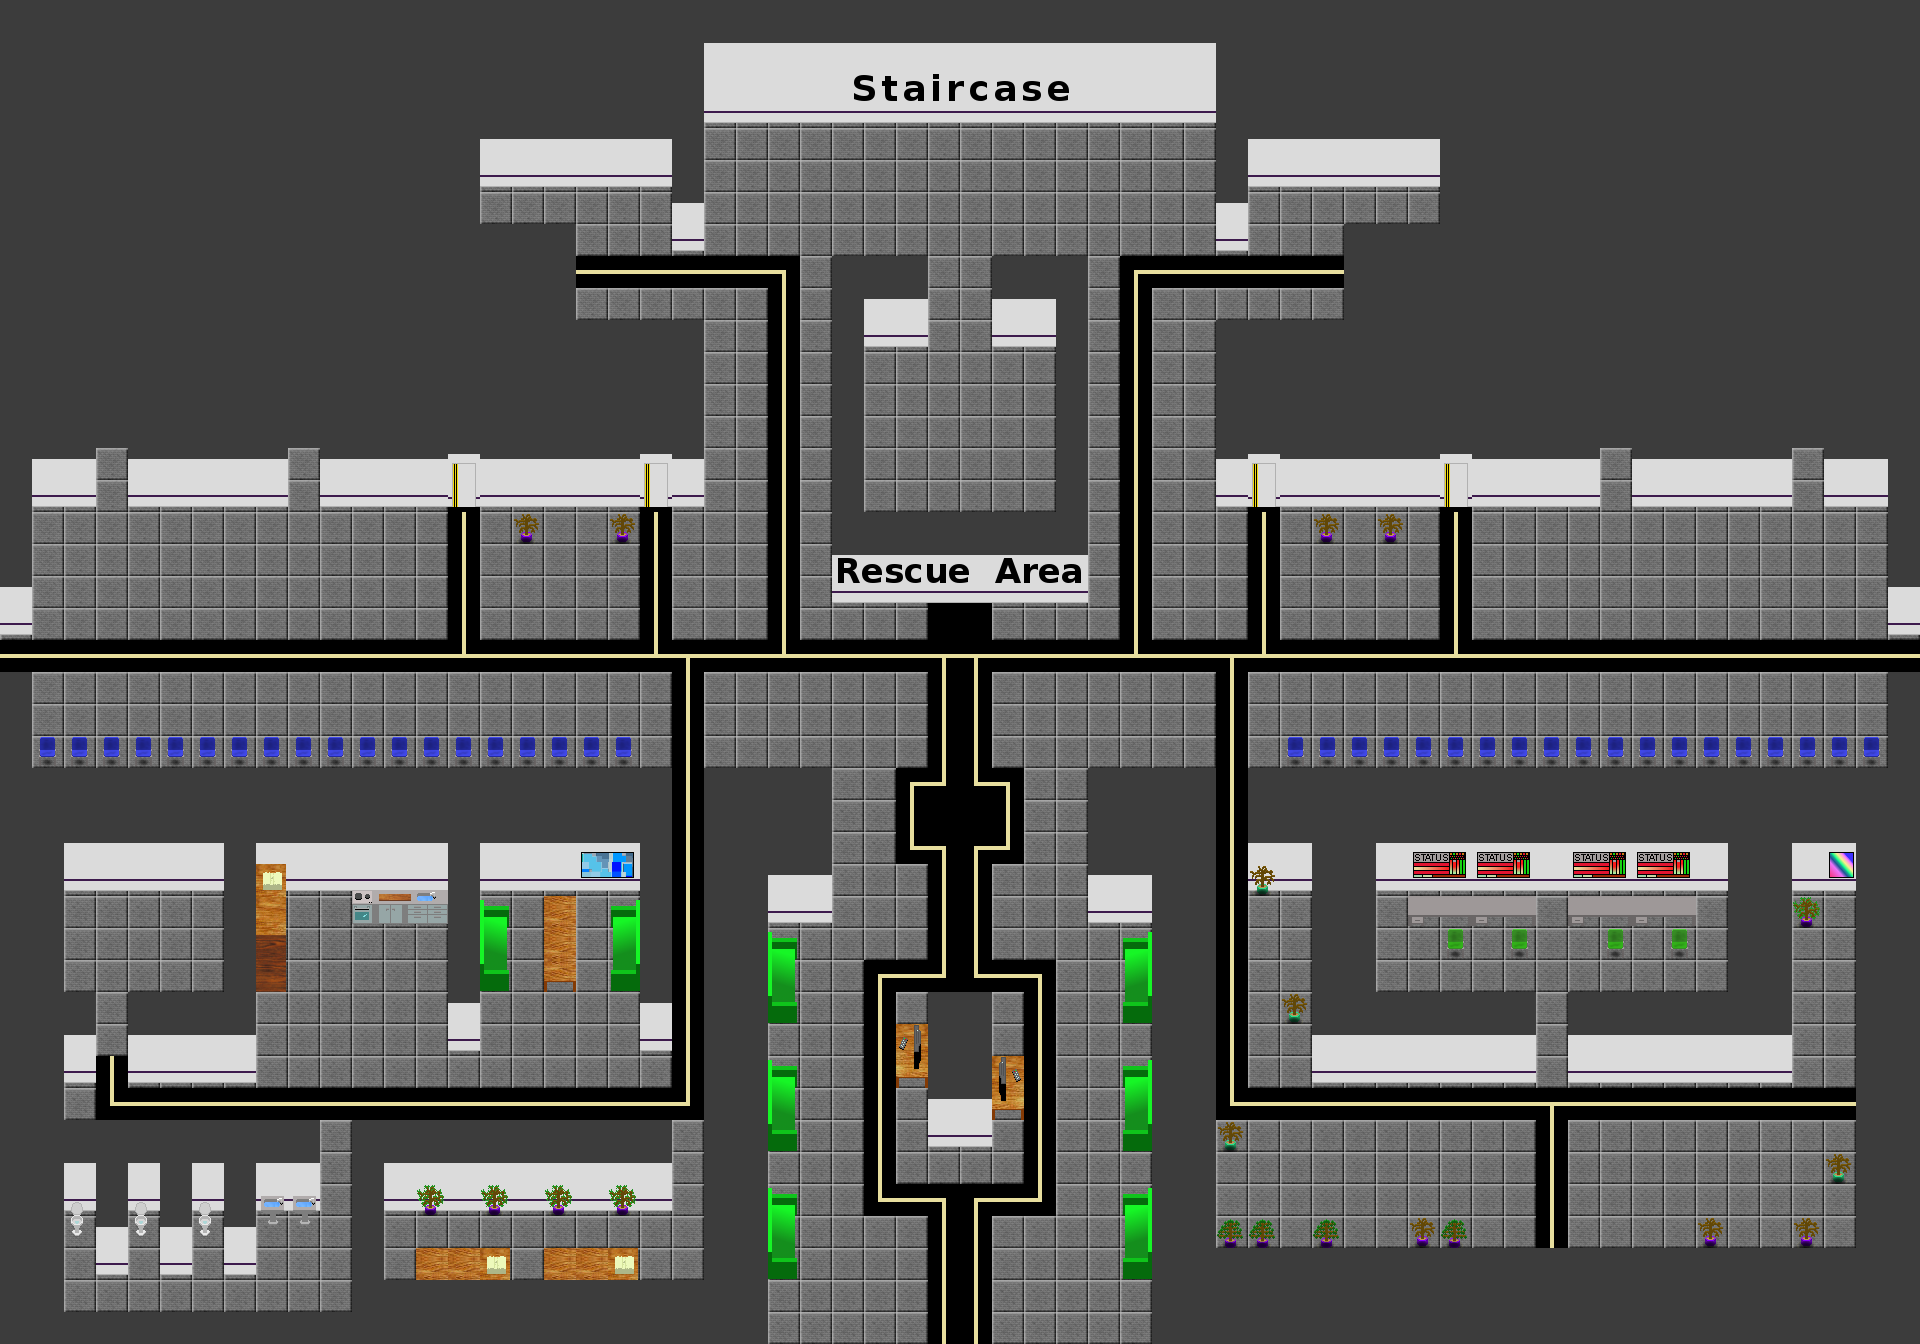

A level layout from a 2D game, rendered from its tile map. Below: a short description, then the map file with tile-grid data replaced by summaries:
An orthogonal 60x42 tile map with 32x32 px tiles, 5 tile layers (layer_0, layer_1, layer_2, glass, ...), 1 hidden layer not drawn, 13 tilesets and 49 objects (1, 2, 3, 4, 9, ...).

<map version="1.0" orientation="orthogonal" renderorder="left-down" width="60" height="42" tilewidth="32" tileheight="32">
 <properties>
  <property name="atmospheric_temperature" value="15" />
  <property name="atmospheric_type" value="0" />
  <property name="identifier" value="1" />
 </properties>
 <tileset firstgid="1" name="insides" tilewidth="32" tileheight="32">
  <image source="../graphics/insides.png" width="256" height="224" />
 </tileset>
 <tileset firstgid="57" name="floors" tilewidth="32" tileheight="32">
  <image source="../graphics/floors.png" width="128" height="64" />
 </tileset>
 <tileset firstgid="65" name="walkable_states" tilewidth="32" tileheight="32">
  <image source="../graphics/walkable_states.png" width="64" height="32" />
 </tileset>
 <tileset firstgid="67" name="stair_symbols" tilewidth="32" tileheight="32">
  <image source="../graphics/stair_symbols.png" width="256" height="160" />
 </tileset>
 <tileset firstgid="107" name="furniture" tilewidth="32" tileheight="32">
  <image source="../graphics/furniture.png" width="160" height="480" />
 </tileset>
 <tileset firstgid="182" name="objects" tilewidth="32" tileheight="32">
  <image source="../graphics/objects.png" width="192" height="160" />
 </tileset>
 <tileset firstgid="212" name="robot_pathways" tilewidth="32" tileheight="32">
  <image source="../graphics/robot_pathways.png" width="352" height="32" />
 </tileset>
 <tileset firstgid="223" name="wall_images" tilewidth="32" tileheight="32">
  <image source="../graphics/wall_images.png" width="256" height="256" />
 </tileset>
 <tileset firstgid="287" name="outside" tilewidth="32" tileheight="32">
  <image source="../graphics/outside.png" width="160" height="480" />
 </tileset>
 <tileset firstgid="362" name="searchables" tilewidth="32" tileheight="32">
  <image source="../graphics/searchables.png" width="256" height="256" />
 </tileset>
 <tileset firstgid="426" name="activatable_plates" tilewidth="32" tileheight="32">
  <image source="../graphics/activatable_plates.png" width="64" height="32" />
 </tileset>
 <tileset firstgid="428" name="medical" tilewidth="32" tileheight="32">
  <image source="../graphics/medical.png" width="256" height="256" />
 </tileset>
 <tileset firstgid="492" name="npcs" tilewidth="32" tileheight="32">
  <image source="../graphics/npcs.png" width="128" height="32" />
 </tileset>
 <layer name="layer_0" width="60" height="42">
  <data>[2520 cells, 1507 non-empty, 4 distinct tile ids]</data>
 </layer>
 <layer name="layer_1" width="60" height="42">
  <data>[2520 cells, 1353 non-empty, 6 distinct tile ids]</data>
 </layer>
 <layer name="layer_2" width="60" height="42">
  <data>[2520 cells, 181 non-empty, 77 distinct tile ids]</data>
 </layer>
 <layer name="glass" width="60" height="42">
  <data>[2520 cells, 0 non-empty, 0 distinct tile ids]</data>
 </layer>
 <layer name="RobotPathways" width="60" height="42">
  <data>[2520 cells, 236 non-empty, 8 distinct tile ids]</data>
 </layer>
 <objectgroup name="Objects">
  <object name="Door 1" type="1" gid="6" x="96" y="480">
   <properties>
    <property name="collidable" value="" />
   </properties>
  </object>
  <object name="Door 2" type="2" gid="6" x="288" y="480">
   <properties>
    <property name="collidable" value="" />
   </properties>
  </object>
  <object name="Door 3" type="3" gid="6" x="1600" y="480">
   <properties>
    <property name="collidable" value="" />
   </properties>
  </object>
  <object name="Door 4" type="4" gid="6" x="1792" y="480">
   <properties>
    <property name="collidable" value="" />
   </properties>
  </object>
  <object name="High Security Door" type="9" gid="6" x="1536" y="1056" />
  <object name="Simple Step Activated Door" type="10" gid="6" x="96" y="1024">
   <properties>
    <property name="collidable" value="" />
   </properties>
  </object>
  <object name="Lock 1" type="5" gid="152" x="1632" y="495">
   <properties>
    <property name="tags" value="closed" />
    <property name="usable" value="" />
    <property name="usable_param_door" value="3" />
    <property name="usable_param_require" value="0,0,0,0" />
    <property name="usable_script" value="door_lock" />
   </properties>
  </object>
  <object name="Lock 2" type="6" gid="152" x="1824" y="495">
   <properties>
    <property name="tags" value="closed" />
    <property name="usable" value="" />
    <property name="usable_param_door" value="4" />
    <property name="usable_param_require" value="0,0,0,0" />
    <property name="usable_script" value="door_lock" />
   </properties>
  </object>
  <object name="Lock 3" type="7" gid="152" x="320" y="495">
   <properties>
    <property name="tags" value="closed" />
    <property name="usable" value="" />
    <property name="usable_param_door" value="2" />
    <property name="usable_param_require" value="2,0,0,0" />
    <property name="usable_script" value="door_lock" />
   </properties>
  </object>
  <object name="Lock 4" type="8" gid="152" x="128" y="495">
   <properties>
    <property name="tags" value="closed" />
    <property name="usable" value="" />
    <property name="usable_param_door" value="1" />
    <property name="usable_param_require" value="1,0,0,0" />
    <property name="usable_script" value="door_lock" />
   </properties>
  </object>
  <object type="11" gid="426" x="1440" y="1216" />
  <object type="12" gid="426" x="1472" y="1152" />
  <object type="13" gid="426" x="1600" y="1152" />
  <object type="14" gid="426" x="1632" y="1216" />
  <object type="15" gid="426" x="96" y="1056">
   <properties>
    <property name="stepable" value="" />
   </properties>
  </object>
  <object name="High Security Door Wall" type="16" gid="18" x="1536" y="1024" />
  <object type="17" gid="426" x="96" y="990">
   <properties>
    <property name="stepable" value="" />
   </properties>
  </object>
  <object type="18" gid="362" x="448" y="1214" />
  <object type="19" gid="362" x="640" y="1214" />
  <object type="20" gid="362" x="576" y="1214" />
  <object type="21" gid="362" x="512" y="1214" />
  <object type="22" gid="362" x="384" y="1214" />
  <object type="23" gid="362" x="64" y="894" />
  <object type="24" gid="362" x="96" y="894" />
  <object type="25" gid="362" x="128" y="894" />
  <object type="26" gid="362" x="160" y="894" />
  <object type="27" gid="362" x="192" y="894" />
  <object type="28" gid="428" x="800" y="907" />
  <object name="Medical" type="29" gid="429" x="992" y="330" />
  <object name="Medical" type="30" gid="436" x="1024" y="362" />
  <object name="Medical" type="31" gid="430" x="1024" y="443" />
  <object name="Medical" type="32" gid="430" x="1024" y="506" />
  <object name="Medical" type="33" gid="431" x="858" y="490" />
  <object name="SteelCupboardTop" type="34" gid="373" x="864" y="373">
   <properties>
    <property name="initial_content" value="[]" />
    <property name="searchable" value="" />
    <property name="searchable_type" value="lunch_package" />
   </properties>
  </object>
  <object name="SteelCupboardTop" type="35" gid="365" x="864" y="341" />
  <object name="SteelCupboardTop" type="36" gid="365" x="896" y="341" />
  <object name="SteelCupboardTop" type="37" gid="373" x="896" y="373">
   <properties>
    <property name="initial_content" value="[]" />
    <property name="searchable" value="" />
    <property name="searchable_type" value="lunch_package" />
   </properties>
  </object>
  <object name="Human" type="38" gid="492" x="832" y="880">
   <properties>
    <property name="npc" value="" />
    <property name="npc_type" value="6" />
   </properties>
  </object>
  </objectgroup>
 <layer name="Accessible" width="60" height="42" visible="0" opacity="0.34">
  <data>[2520 cells, 2520 non-empty, 2 distinct tile ids]</data>
 </layer>
</map>
<!-- 11 of 49 objects omitted -->